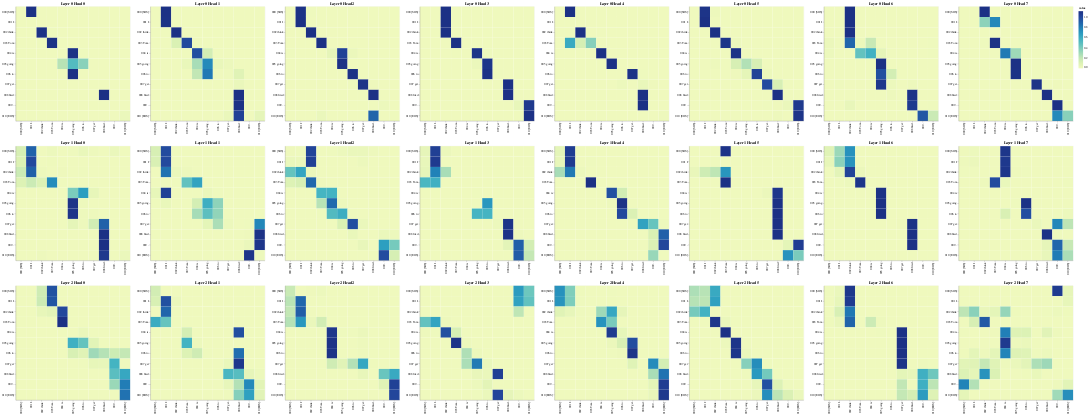

Write notebook code for a chart like this one.
### Code cell
layers = [0, 1, 2]
heads = [0, 1, 2, 3, 4, 5, 6, 7]

# Encoder Self-Attention
get_all_attention_maps("encoder", layers, heads, encoder_input_tokens, encoder_input_tokens, min(20, sentence_len))
